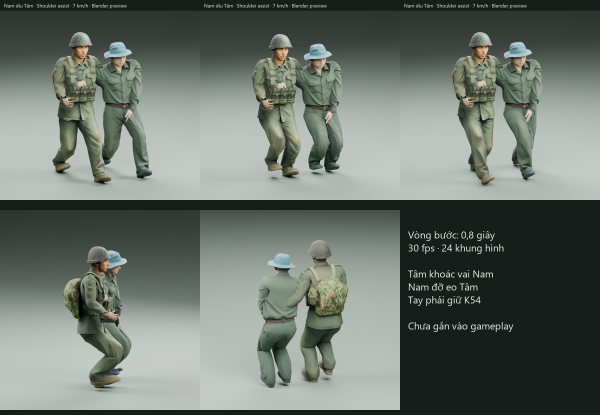
#> input picture SourceArt/TamEscortPreview/Animation/Contact_Sheet.png, 1200 x 830 px, given in place of frame-000.png, which was not available (shown at 1/2 size)
$ python package_preview.py ../../TamEscortPreview/Animation/Contact_Sheet.png
#> lines starting #> are read from the running program, lines starting #| are printed output that depends on the picture; pictures that were not available may be replaced by others from this repository, and a replacement may not be noted
"""Assemble actual Blender render frames into local review GIFs/contact sheet."""
from pathlib import Path
from PIL import Image, ImageDraw, ImageFont
import json
import sys
ROOT=Path(__file__).resolve().parents[3]
OUT=ROOT/'Logs/AnimationPreview/NamCrawl'
if '--mixamo' in sys.argv:OUT=OUT/'MixamoPreview'
KINDS=['unarmed','rifle','aim','knife','grenade','stone']
LABELS=['Tay không','Cầm súng','Ngắm súng','Cầm dao','Cầm lựu đạn','Cầm đá']
font=ImageFont.truetype('C:/Windows/Fonts/segoeui.ttf',22)
small=ImageFont.truetype('C:/Windows/Fonts/segoeui.ttf',18)
overview=[]
for frame in range(36):
    panel=Image.new('RGB',(1200,700),(22,29,28));draw=ImageDraw.Draw(panel)
#> after `panel = Image.new('RGB', (1200, 700), (22, 29, 28))`:
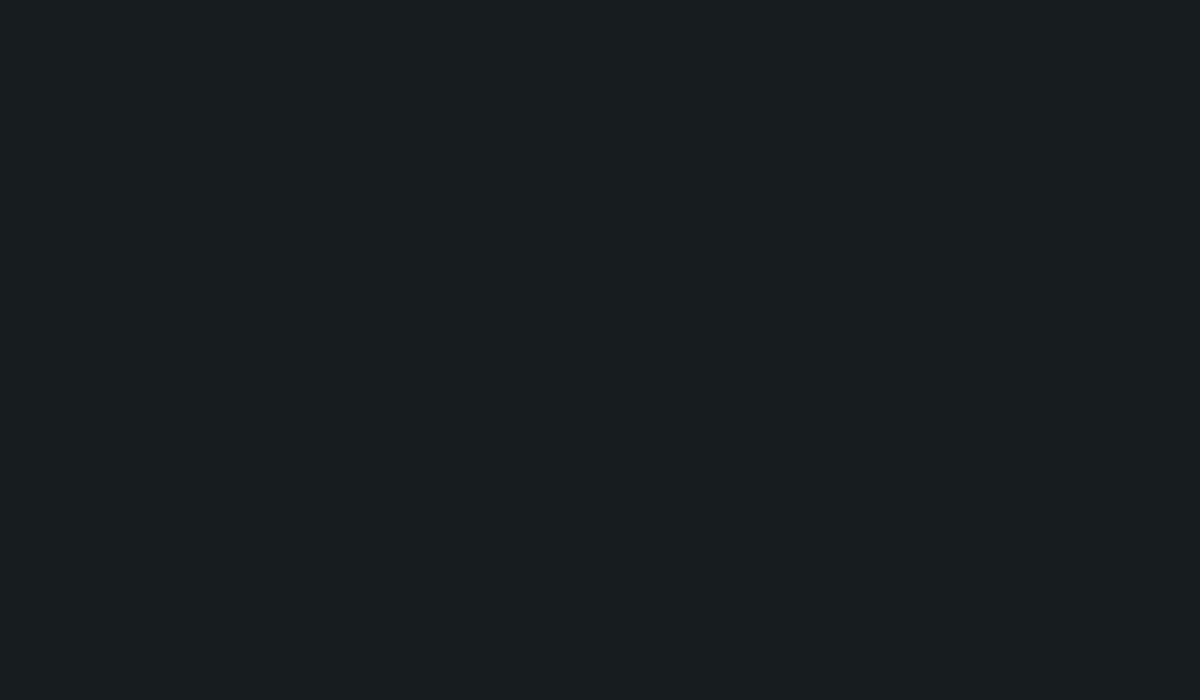
#> panel: PIL image 1200x700 RGB; mean R, G, B 22, 29, 28
    for i,(kind,label) in enumerate(zip(KINDS,LABELS)):
        path=OUT/kind/f'frame-{frame:03}.png'
        image=Image.open(path).convert('RGB').resize((400,300),Image.Resampling.LANCZOS)
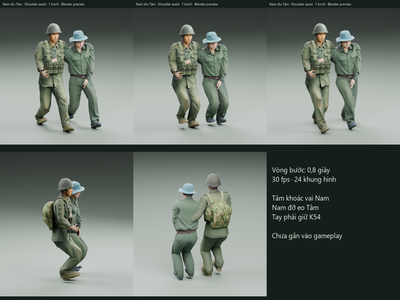
#> image: PIL image 400x300 RGB; mean R, G, B 107.7, 115.9, 108.6
        x=(i%3)*400;y=(i//3)*340
        panel.paste(image,(x,y+36));draw.text((x+14,y+4),label,font=font,fill=(240,243,236))
#> after `panel.paste(image, (x, y + 36))`:
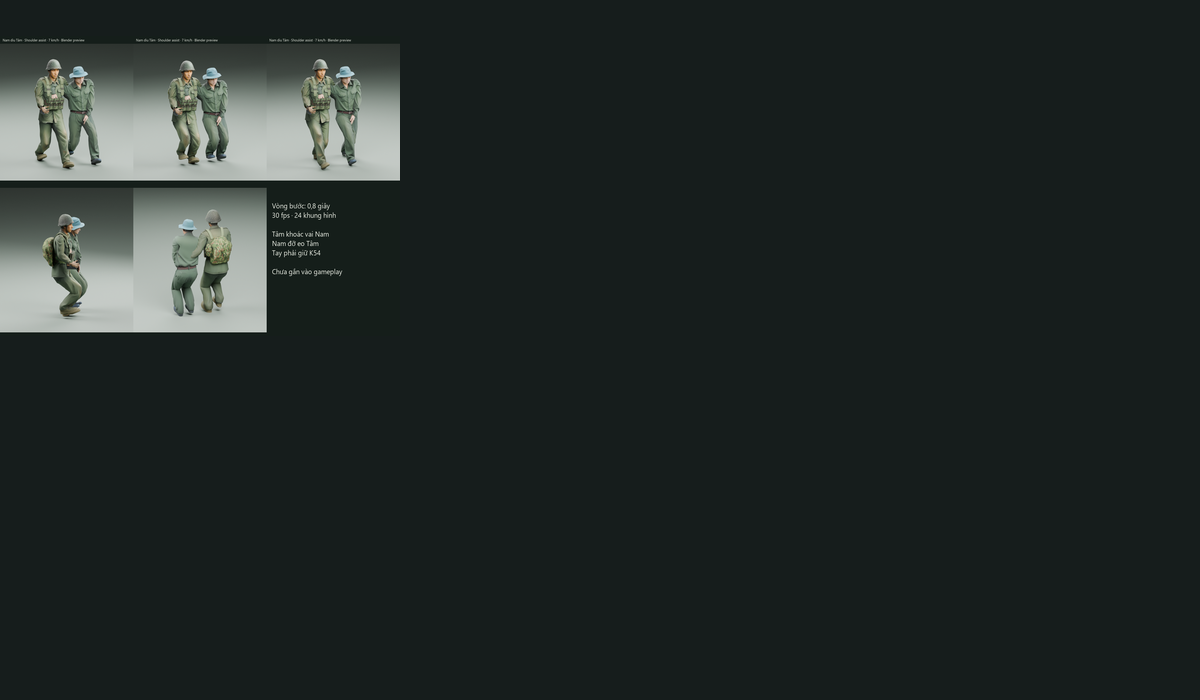
#> panel: PIL image 1200x700 RGB; mean R, G, B 34.2, 41.4, 39.5
#> (the run stopped early here; a loop or call above may not have finished)

$ run again, on SourceArt/TamEscortPreview/Animation/back.png
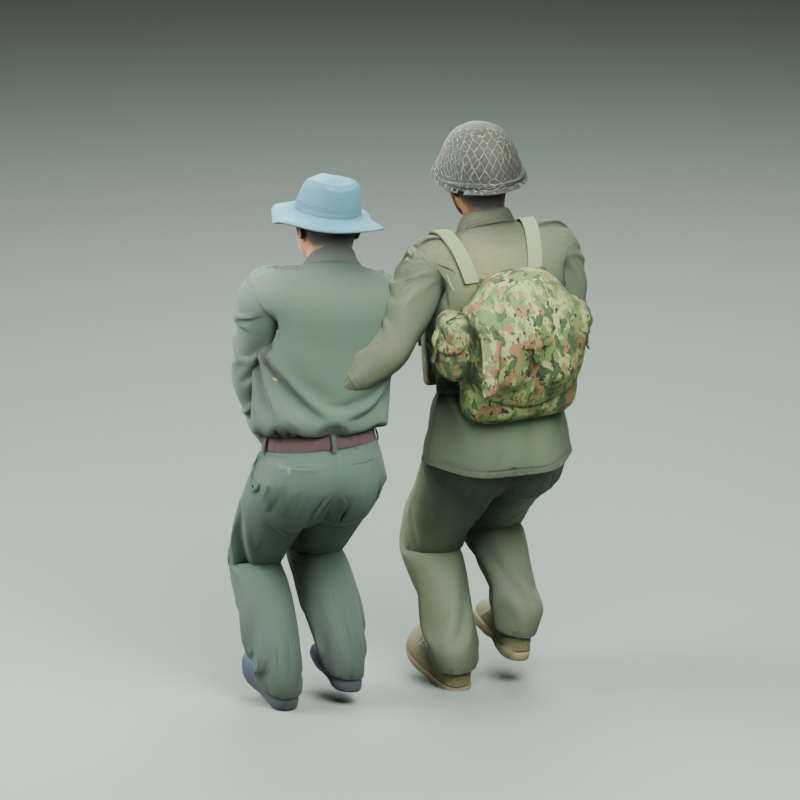
#> input picture SourceArt/TamEscortPreview/Animation/back.png, 800 x 800 px, given in place of frame-000.png, which was not available
#> `image=Image.open(path).convert('RGB').resize((400,300),Image.Resamplin..`:
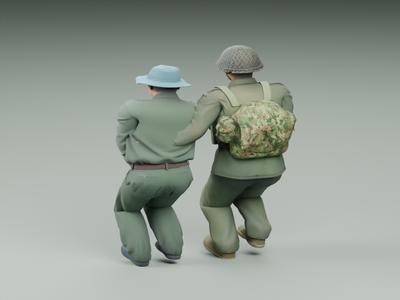
#> image: PIL image 400x300 RGB; mean R, G, B 146.1, 155.1, 146.4
#> `panel.paste(image, (x, y + 36))`:
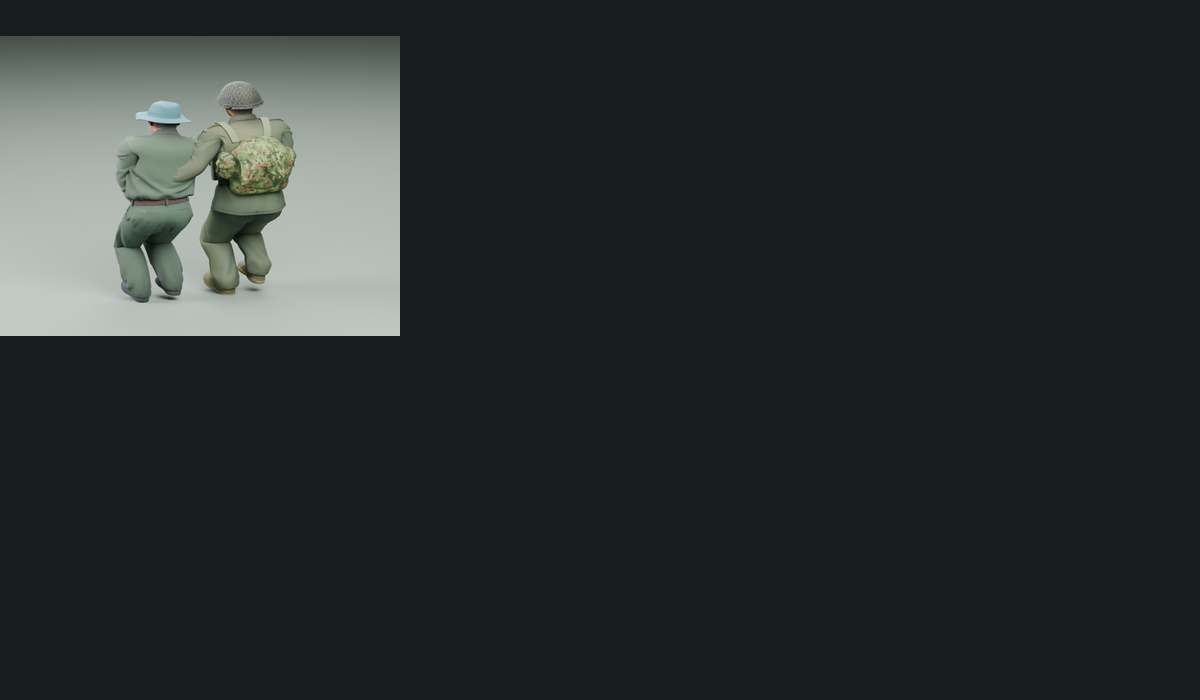
#> panel: PIL image 1200x700 RGB; mean R, G, B 39.7, 47, 44.9
